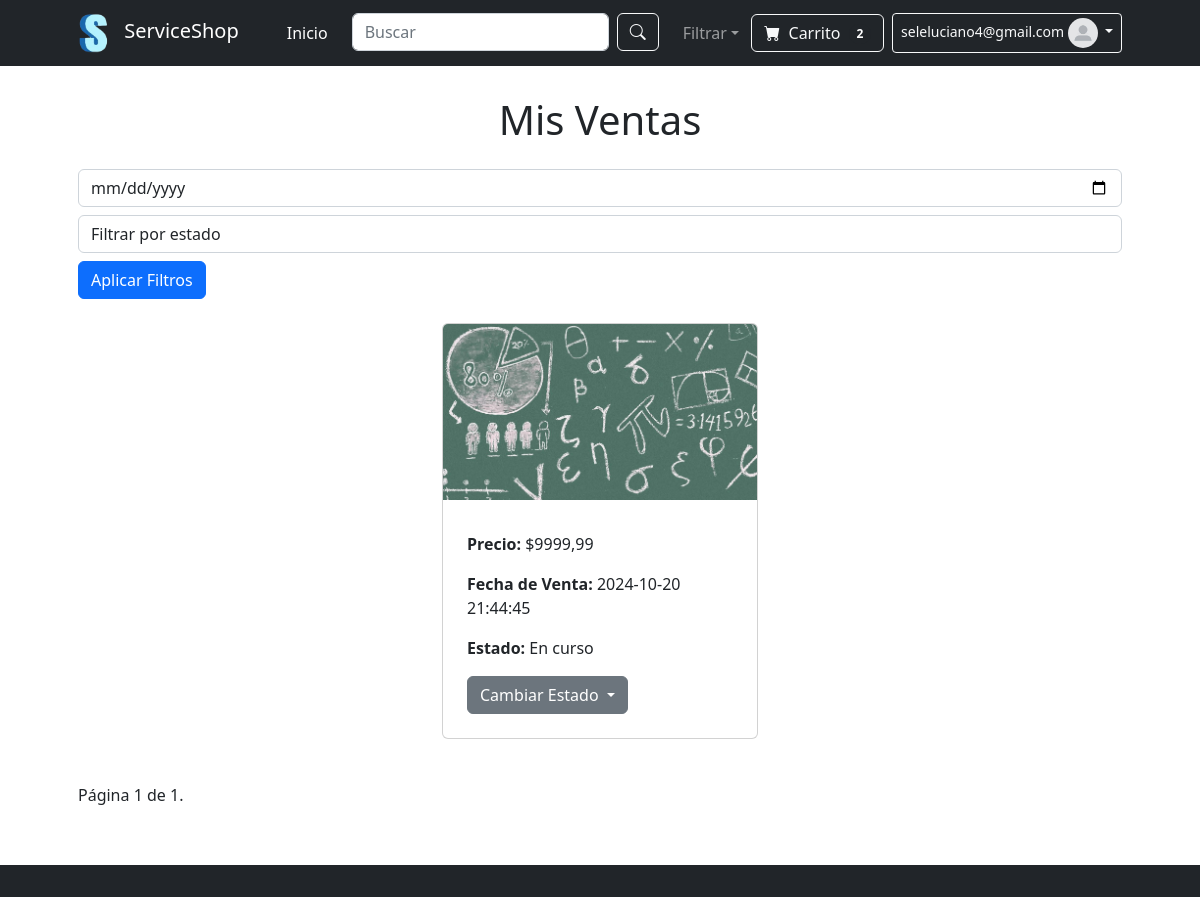
Before: /appserviceshop/misventas/ (signed in) with the older database file.
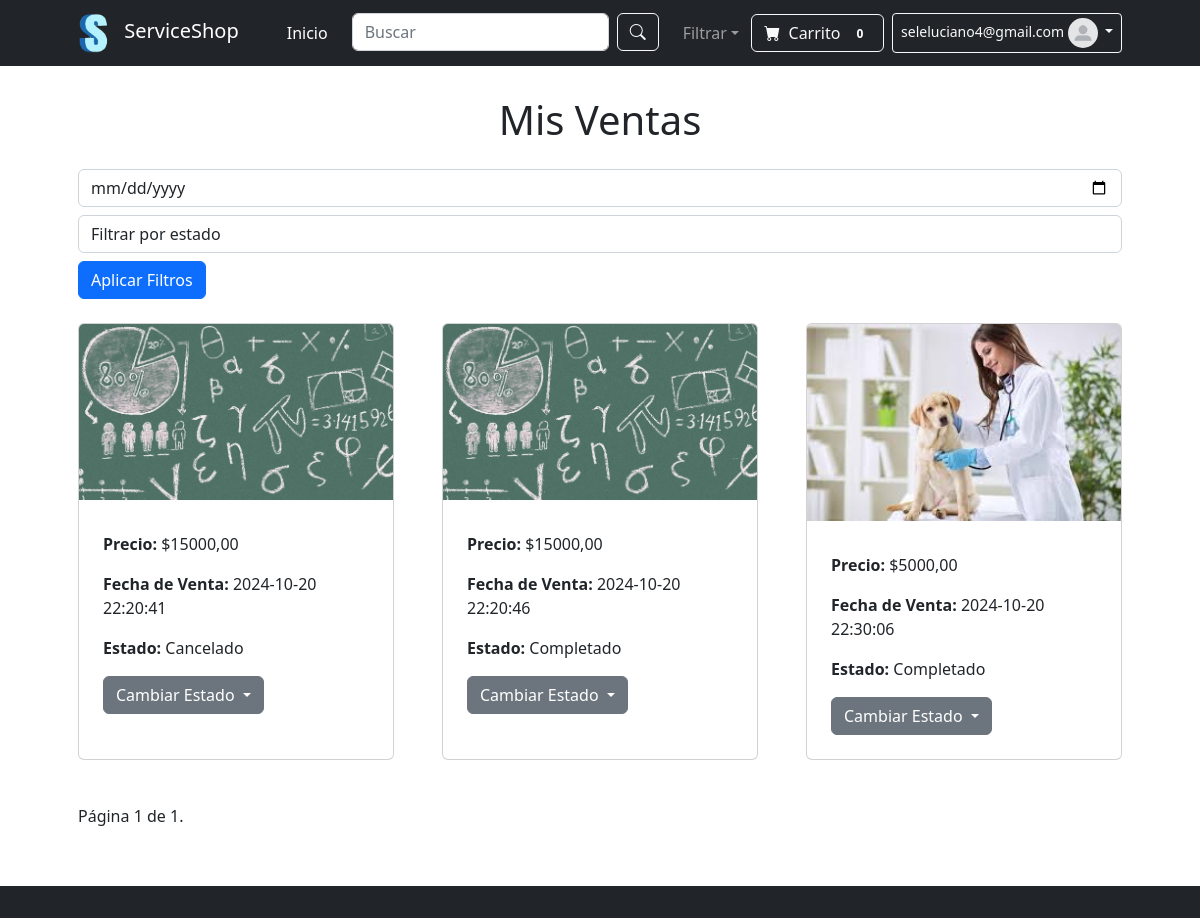
After: the same page with the newer database file.
### appserviceshop/models.py (models this page shows, shortened)
class Ventas_M(models.Model):
    CATEGORIA_CHOICES = [
        ('En curso', 'En curso'),
        ('Cancelado', 'Cancelado'),
        ('Completado', 'Completado'),
    ]
    vendedor = models.ForeignKey(User, on_delete=models.CASCADE)
    servicio = models.ForeignKey(Servicio, on_delete=models.CASCADE)
    fecha_venta = models.DateTimeField(auto_now_add=True)
    estado = models.CharField(
        max_length=20,
        choices=CATEGORIA_CHOICES,
        default='En curso'  # Valor predeterminado para el estado
    )

class Servicio(models.Model):
    CATEGORIA_CHOICES = [
        ('Tecnologia', 'Tecnología'),
        ('Educacion', 'Educación'),
        ('Salud', 'Salud'),
        ('Alimentacion', 'Alimentación'),
    ]
    ZONA_CHOICES = [
        ('Norte', 'Norte'),
        ('Sur', 'Sur'),
        ('Este', 'Este'),
        ('Oeste', 'Oeste'),
    ]
    name = models.CharField(max_length=100)  # Nombre del servicio
    categoria = models.CharField(max_length=20, choices=CATEGORIA_CHOICES)  # Categoría
    precio = models.DecimalField(max_digits=10, decimal_places=2)  # Precio del servicio
    zona = models.CharField(max_length=20, choices=ZONA_CHOICES)  # Zona
    descripcion = models.TextField()  # Descripción del servicio
    disponibilidadhoraria = models.CharField(max_length=100)  # Disponibilidad horaria
    imagen = models.ImageField(upload_to='imgservices/')
    creacion = models.DateTimeField(auto_now_add=True)  # Fecha de creación
    actualizacion = models.DateTimeField(auto_now=True)  # Fecha de última actualización
    vendedor = models.ForeignKey(User, on_delete=models.CASCADE, related_name="servicios")

### appserviceshop/views.py (the view)
# urls.py: path('misventas/',views.mis_ventas,name="misventas"),
@login_required
def mis_ventas(request):
    ventas = Ventas_M.objects.filter(vendedor=request.user)
    fecha = request.GET.get('date')
    if fecha:
        ventas = ventas.filter(fecha_venta__date=fecha)
    estado = request.GET.get('status')
    if estado:
        ventas = ventas.filter(estado__iexact=estado)
    page_number = request.GET.get('page')  # Obtener el número de página actual
    paginator = Paginator(ventas, 10)  # Mostrar 10 ventas por página
    page_obj = paginator.get_page(page_number)  # Obtener el objeto de la página actual
    return render(request, 'misventas.html', {'page_obj': page_obj})

### appserviceshop/context_processors.py (called while the page is built)
def avatar_processor(request):
    if request.user.is_authenticated:
        avatar = Avatar.objects.filter(user=request.user).first()
        if avatar and avatar.imagen:
            imagen = avatar.imagen.url  # Si el usuario tiene un avatar, usa su URL
        else:
            imagen = static('img/predeterminado.jpg')  # Imagen predeterminada si no tiene avatar
    else:
        imagen = static('img/predeterminado.jpg')  # Imagen predeterminada para usuarios no autenticados
    return {'imagen': imagen}

def servicios_context(request):
    servicios = Servicio.objects.all()
    return {'servicios': servicios}

def ventas_context(request):
    if request.user.is_authenticated:
        ventas_list = Ventas_M.objects.filter(vendedor=request.user)
    else:
        ventas_list = []
    return {
        'ventas_list': ventas_list
    }

### appserviceshop/templates/misventas.html (shortened to what this page needs)
{% extends "padre.html" %}
{% load static %}
{% block contenidoQueCambia %}
<section class="py-5">
    <div class="container px-4 px-lg-5 mt-5">
        <h1 style="text-align: center; margin-bottom: 25px;">Mis Ventas</h1>
        <div class="filters mb-4">
            <form method="GET" action="{% url 'misventas' %}">
                <input type="date" id="filter-date" name="date" class="form-control" placeholder="Filtrar por fecha">
                <select id="filter-status" name="status" class="form-control mt-2">
                    <option value="">Filtrar por estado</option>
                </select>
                <button type="submit" class="btn btn-primary mt-2">Aplicar Filtros</button>
            </form>
        </div>
        <div class="row gx-4 gx-lg-5 row-cols-1 row-cols-md-2 row-cols-xl-3 justify-content-center" id="venta-list">
            {% for venta in page_obj %}
            <div class="col mb-4">
                <div class="card h-100">
                    <img class="card-img-top" src="{{ venta.servicio.imagen.url }}" alt="{{ venta.servicio.nombre }}">
                    <div class="card-body p-4">
                        <p class="card-text"><strong>Precio:</strong> ${{ venta.servicio.precio }}</p>
                        <p class="card-text"><strong>Fecha de Venta:</strong> {{ venta.fecha_venta|date:"Y-m-d H:i:s" }}</p>
                        <p class="card-text"><strong>Estado:</strong> {{ venta.estado }}</p>
                        <div class="dropdown">
                            <button class="btn btn-secondary dropdown-toggle" type="button" id="dropdownMenuButton{{ venta.id }}" data-bs-toggle="dropdown" aria-expanded="false">
                                Cambiar Estado
                            </button>
                        </div>
                    </div>
                </div>
            </div>
            {% empty %}
            <div id="no-ventas" class="no-ventas col-12">
                <p>No hay ventas registradas.</p>
            </div>
            {% endfor %}
        </div>
        <div class="pagination" style="text-align: center; margin-top: 20px;">
            <span style="display: block; margin-bottom: 10px;">
                Página {{ page_obj.number }} de {{ page_obj.paginator.num_pages }}.
            </span>
        </div>
    </div>
</section>
{% endblock %}

### appserviceshop/templates/padre.html (shortened to what this page needs)
{% load static %}
<!DOCTYPE html>
<html lang="es">
<head>
    <link href="https://cdn.jsdelivr.net/npm/bootstrap-icons@1.5.0/font/bootstrap-icons.css" rel="stylesheet" />
    <link href="{% static 'css/styles.css' %}" rel="stylesheet" />
</head>
<body class="d-flex flex-column min-vh-100">
    {% if not hide_navbar %}
    <nav class="navbar navbar-expand-lg navbar-dark bg-dark fixed-top">
        <div class="container px-4 px-lg-5">
            <a class="navbar-brand" href="{% url 'inicio' %}">
                <img src="{% static 'img/logo.png' %}" alt="Logo" style="height: 40px; margin-right: 10px;">
                ServiceShop
            </a>
            <div class="collapse navbar-collapse" id="navbarSupportedContent">
                <ul class="navbar-nav me-auto mb-2 mb-lg-0 ms-lg-4">
                    <li class="nav-item">
                        <a class="nav-link active" aria-current="page" href="{% url 'inicio' %}">Inicio</a>
                    </li>
                    <li class="nav-item">
                        <form class="d-flex mx-3" style="max-width: 400px;">
                            <input class="form-control me-2" type="search" placeholder="Buscar" aria-label="Search">
                            <button class="btn btn-outline-light" type="submit">
                                <i class="bi-search"></i>
                            </button>
                        </form>
                    </li>
                    <li class="nav-item dropdown">
                        <a class="nav-link dropdown-toggle" id="navbarDropdown" href="#" role="button"
                            data-bs-toggle="dropdown" aria-expanded="false">Filtrar</a>
                    </li>
                </ul>
                <div class="d-flex align-items-center">
                    <a href="{% url 'ver_carrito' %}" class="btn btn-outline-light btn-smaller me-2">
                        <i class="bi-cart-fill me-1"></i>
                        Carrito
                        <span class="badge bg-dark text-white ms-1 rounded-pill badge-smaller">
                            {{ carrito_cantidad }}
                        </span>
                    </a>
                    <div class="dropdown">
                        <button class="btn btn-sm btn-outline-light dropdown-toggle" type="button"
                            id="dropdownMenuButton" data-bs-toggle="dropdown" aria-expanded="false">
                            {{ user.username }}
                            <img src="{{ imagen }}" alt="Avatar del usuario" class="avatar-small">
                        </button>
                    </div>
                </div>
            </div>
        </div>
    </nav>
    {% endif %}
<div id="toast-container" aria-live="polite" aria-atomic="true" class="position-fixed top-0 end-0 p-3">
</div>
    {% block contenidoQueCambia %}
    {% endblock %}
    <footer class="bg-dark text-light py-3 mt-auto">
    </footer>
</body>
</html>

Changed rows visible on the page:
removed Ventas_M: servicio.imagen (picture), servicio.precio "9999,99", fecha_venta "2024-10-20 21:44:45", estado "En curso"
added Ventas_M: servicio.imagen (picture), servicio.precio "15000,00", fecha_venta "2024-10-20 22:20:41", estado "Cancelado"
added Ventas_M: servicio.imagen (picture), servicio.precio "15000,00", fecha_venta "2024-10-20 22:20:46", estado "Completado"
added Ventas_M: servicio.imagen (picture), servicio.precio "5000,00", fecha_venta "2024-10-20 22:30:06", estado "Completado"
Other visible differences:
{{ carrito_cantidad }}: "2" → "0"
